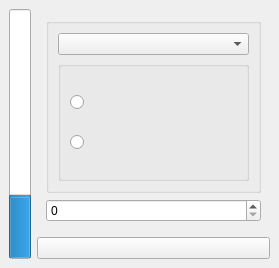
<?xml version="1.0" encoding="UTF-8"?>
<ui version="4.0">
 <class>MainWindow</class>
 <widget class="QMainWindow" name="MainWindow">
  <property name="geometry">
   <rect>
    <x>0</x>
    <y>0</y>
    <width>279</width>
    <height>268</height>
   </rect>
  </property>
  <property name="windowTitle">
   <string>MainWindow</string>
  </property>
  <widget class="QWidget" name="centralwidget">
   <layout class="QGridLayout" name="gridLayout">
    <item row="1" column="1" colspan="2">
     <widget class="QPushButton" name="pushButton">
      <property name="text">
       <string/>
      </property>
      <property name="checkable">
       <bool>true</bool>
      </property>
     </widget>
    </item>
    <item row="0" column="0" rowspan="2">
     <widget class="QProgressBar" name="progressBar">
      <property name="value">
       <number>24</number>
      </property>
      <property name="orientation">
       <enum>Qt::Vertical</enum>
      </property>
     </widget>
    </item>
    <item row="0" column="1" colspan="2">
     <widget class="QWidget" name="widget_2" native="true">
      <layout class="QVBoxLayout" name="verticalLayout_2">
       <item>
        <widget class="QGroupBox" name="groupBox_2">
         <property name="title">
          <string/>
         </property>
         <layout class="QVBoxLayout" name="verticalLayout">
          <item>
           <widget class="QComboBox" name="comboBox"/>
          </item>
          <item>
           <widget class="QGroupBox" name="groupBox">
            <property name="title">
             <string/>
            </property>
            <layout class="QVBoxLayout" name="verticalLayout_3">
             <item>
              <widget class="QRadioButton" name="radioButton">
               <property name="text">
                <string/>
               </property>
              </widget>
             </item>
             <item>
              <widget class="QRadioButton" name="radioButton_2">
               <property name="text">
                <string/>
               </property>
              </widget>
             </item>
            </layout>
           </widget>
          </item>
         </layout>
        </widget>
       </item>
       <item>
        <widget class="QSpinBox" name="spinBox"/>
       </item>
      </layout>
     </widget>
    </item>
   </layout>
  </widget>
 </widget>
 <resources/>
 <connections/>
</ui>
